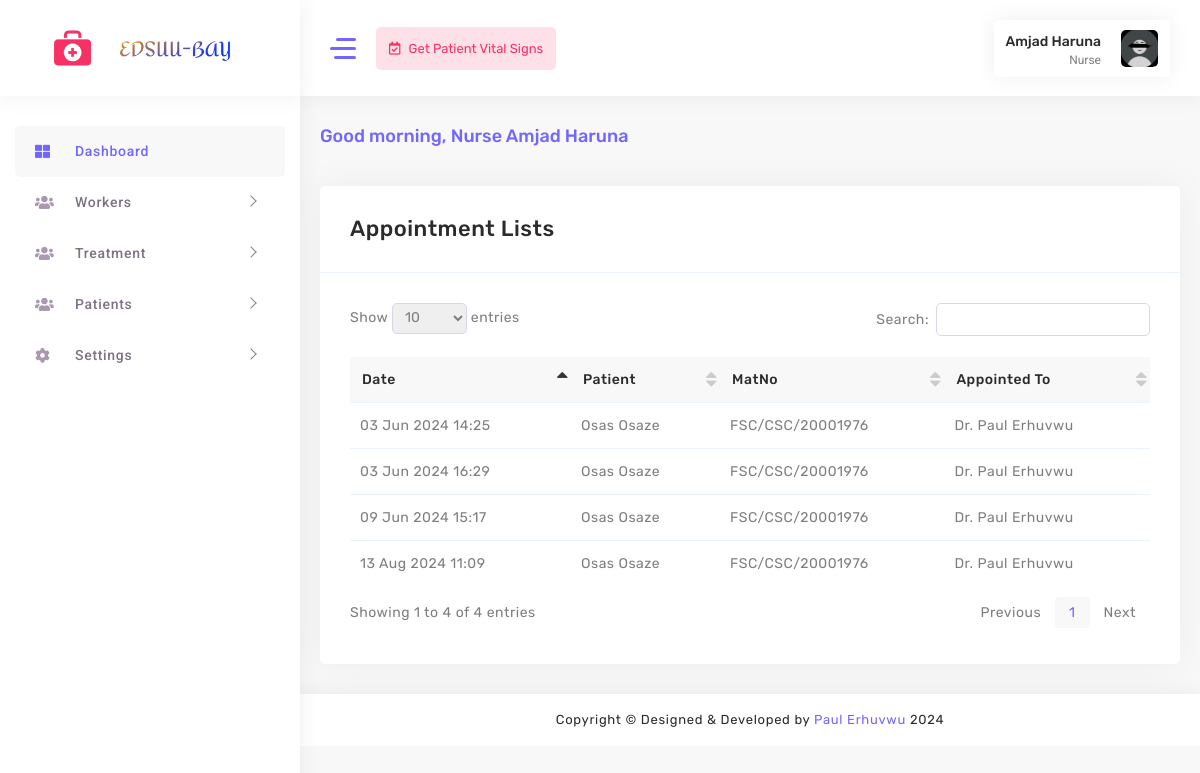
Screenshot of /nurse/ (signed in) with the database file from the repository.
### accounts/models.py (models this page shows, shortened)
class UserProfile(models.Model):
    USER_ROLES = (
        ('nurse', 'Nurse'),
        ('doctor', 'Doctor'),
    )
    user = models.OneToOneField(User, on_delete=models.CASCADE)
    email = models.EmailField(max_length=30)
    role = models.CharField(max_length=20, choices=USER_ROLES)
    phone_number = models.CharField(max_length=15)
    profile_picture = models.ImageField(upload_to='profile_pictures', blank=True, null=True)
    bio = models.TextField(blank=True, null=True)
    address = models.TextField(blank=True, null=True)
    birthday = models.DateField(blank=True, null=True)

class VitalSigns(models.Model):
    patient = models.ForeignKey(PatientProfile, on_delete=models.CASCADE)
    doctor = models.ForeignKey(UserProfile, on_delete=models.CASCADE)
    weight = models.CharField(max_length=10)
    blood_pressure = models.CharField(max_length=10)
    temperature = models.CharField(max_length=10)
    pulse = models.CharField(max_length=10)
    created_at = models.DateTimeField(auto_now_add=True)  # This field will store the time when the vital sign was created
    status = models.CharField(max_length=20, default='Not Started')  # Add this field

class PatientProfile(models.Model):
    first_name = models.CharField(max_length=100)
    last_name = models.CharField(max_length=100)
    matriculation_number = models.CharField(max_length=20, unique=True)
    email = models.EmailField()
    mobile_no = models.CharField(max_length=11)
    birthday = models.DateField()
    marital_status = models.CharField(max_length=20, choices=[('Married', 'Married'), ('Unmarried', 'Unmarried')])
    sex = models.CharField(max_length=10, choices=[('Male', 'Male'), ('Female', 'Female')])
    blood_group = models.CharField(max_length=5, choices=[('A+', 'A+'), ('A-', 'A-'), ('B+', 'B+'), ('B-', 'B-'), ('O+', 'O+'), ('O-', 'O-'), ('AB+', 'AB+'), ('AB-', 'AB-')])
    genotype = models.CharField(max_length=2, choices=[('AA', 'AA'), ('AS', 'AS'), ('AC', 'AC'), ('SS', 'SS'), ('SC', 'SC')])
    address = models.TextField()
    patient_height = models.CharField(max_length=10)
    image = models.ImageField(upload_to='patients/', blank=True, null=True)
    mothers_number = models.CharField(max_length=11)
    fathers_number = models.CharField(max_length=11)

### accounts/views.py (the view)
# urls.py: path('nurse/', homenurse, name='homenurse'),
@login_required(login_url='/custom_login/')
@role_required('nurse')
def homenurse(request):
    patients = PatientProfile.objects.all()
    doctors = UserProfile.objects.filter(role='doctor')
    vital_signs = VitalSigns.objects.select_related('doctor', 'patient').all()  # Include related doctor and patient
    return render(request, 'nurse/nurse.html', {
        'patients': patients,
        'doctors': doctors,
        'vital_signs': vital_signs
    })

### accounts/views.py (called while the page is built)
def role_required(role):
    def decorator(view_func):
        @wraps(view_func)
        def _wrapped_view(request, *args, **kwargs):
            if request.user.is_authenticated:
                user_profile = UserProfile.objects.get(user=request.user)
                if user_profile.role == role:
                    return view_func(request, *args, **kwargs)
                else:
                    return redirect('error404')  # Update 'error404' with your actual URL name for the error page
            else:
                return redirect('login')
        return _wrapped_view
    return decorator

### accounts/templates/nurse/nurse.html (shortened to what this page needs)
{% load static %}
<!DOCTYPE html>
<html lang="en">
<head>
    <link rel="stylesheet" href="{% static 'assets/main/css/fonts.css' %}">
    <link rel="stylesheet" href="{% static 'assets/main/css/style.css' %}">
</head>
<body>
    <div id="main-wrapper" class="show">
        <aside class="left-panel nicescroll-box">
            <nav class="navigation">
                <ul class="list-unstyled main-menu">
                    <li class="has-submenu active">
                        <a href="{% url 'homenurse' %}">
                            <i class="fas fa-th-large"></i>
                            <span class="nav-label">Dashboard</span>
                        </a>
                    </li>
                    <li class="has-submenu">
                        <a href="javascript:void()" class="has-arrow mm-collapsed">
                            <i class="fas fa-users"></i>
                            <span class="nav-label">Workers</span>
                        </a>
                    </li>
                    <li class="has-submenu">
                        <a href="javascript:void()" class="has-arrow mm-collapsed">
                            <i class="fas fa-users"></i>
                            <span class="nav-label">Treatment</span>
                        </a>
                    </li>
                    <li class="has-submenu">
                        <a href="javascript:void()" class="has-arrow mm-collapsed">
                            <i class="fas fa-users"></i>
                            <span class="nav-label">Patients</span>
                        </a>
                    </li>
                    <li class="has-submenu">
                        <a href="javascript:void()" class="has-arrow mm-collapsed">
                            <i class="fas fa-cog"></i>
                            <span class="nav-label">Settings</span>
                        </a>
                    </li>
                </ul>
            </nav>
        </aside>
        <div class="nav-header">
            <div class="brand-logo">
                <a href="#"> <img class="logo-tabib" src="{% static 'assets/images/download.png' %}" alt=""></a>
                <a href="#"><img class="brand-title" src="{% static 'assets/images/logo.png' %}" alt=""></a>
            </div>
        </div>
        <div class="header">
            <header class="top-head container-fluid">
                <div class="nav-control">
                    <div class="hamburger">
                        <span class="line"></span><span class="line"></span><span class="line"></span>
                    </div>
                    <div class="left-header content-header__menu">
                        <ul class="list-unstyled">
                            <li class="nav-link btn">
                                <a href="{% url 'vitals' %}"><i class="far fa-calendar-check"></i> <span>Get Patient Vital Signs</span> </a>
                            </li>
                        </ul>
                    </div>
                </div>
                <div class="header-right">
                    <div class="my-account-wrapper widget-7">
                        <div class="account-wrapper">
                            <div class="account-control">
                                <a class="login header-profile" href="#" title="Sign in">
                                    <div class="header-info">
                                        <span style="text-transform: capitalize;">{{ user.get_full_name }}</span>
                                        <small>{{ user.userprofile.get_role_display }}</small>
                                    </div>
                                    <img src="{% if user.userprofile.profile_picture %}{{ user.userprofile.profile_picture.url }}{% else %}{% static 'assets/images/profile.jpg' %}{% endif %}" alt="Profile Picture">
                                </a>
                            </div>
                        </div>
                    </div>
                </div>
            </header>
        </div>
        <div class="content-body">
            <div class="warper container-fluid">
                <div class="row page-titles mx-0">
                    <div class="col-lg-12 p-md-0">
                        <h4 class="text-primary">Good morning, <span class="names" style="text-transform: capitalize;">Nurse {{ user.get_full_name }}</span></h4>
                    </div>
                </div>
                <div class="new-patients main_container">
                    <div class="row">
                        <div class="col-md-12">
                            <div class="card shadow">
                                <div class="card-header">
                                    <h4 class="card-title">Appointment Lists</h4>
                                </div>
                                <div class="card-body">
                                    <div class="table-responsive">
                                        <table id="example1" class="display nowrap">
                                            <thead>
                                                <tr>
                                                    <th>Date</th>
                                                    <th>Patient</th>
                                                    <th>MatNo</th>
                                                    <th>Appointed To</th>
                                                </tr>
                                            </thead>
                                            <tbody>
                                                {% for vital in vital_signs %}
                                                <tr>
                                                    <td>{{ vital.created_at|date:"d M Y H:i" }}</td>
                                                    <td style="text-transform: capitalize ;">{{ vital.patient.first_name }} {{ vital.patient.last_name }}</td>
                                                    <td style="text-transform: uppercase;">{{ vital.patient.matriculation_number }}</td>
                                                    <td>Dr. <span style="color: #000000; text-transform: capitalize;">{{ vital.doctor.user.first_name }} {{ vital.doctor.user.last_name }}</span></td>
                                                </tr>
                                                {% endfor %}
                                            </tbody>
                                        </table>
                                    </div>
                                </div>
                            </div>
                        </div>
                    </div>
                </div>
            </div>
        </div>
        <div class="footer">
            <div class="copyright">
                <p class="mb-0">Copyright © Designed &amp; Developed by <a href="#" target="_blank">Paul Erhuvwu</a>
                    2024
                </p>
            </div>
        </div>
    </div>
</body>
</html>

### rows the page displays
VitalSigns: created_at "03 Jun 2024 14:25", patient.first_name "Osas", patient.last_name "Osaze", patient.matriculation_number "FSC/CSC/20001976", doctor.user.first_name "Paul", doctor.user.last_name "Erhuvwu"
VitalSigns: created_at "03 Jun 2024 16:29", patient.first_name "Osas", patient.last_name "Osaze", patient.matriculation_number "FSC/CSC/20001976", doctor.user.first_name "Paul", doctor.user.last_name "Erhuvwu"
VitalSigns: created_at "09 Jun 2024 15:17", patient.first_name "Osas", patient.last_name "Osaze", patient.matriculation_number "FSC/CSC/20001976", doctor.user.first_name "Paul", doctor.user.last_name "Erhuvwu"
VitalSigns: created_at "13 Aug 2024 11:09", patient.first_name "Osas", patient.last_name "Osaze", patient.matriculation_number "FSC/CSC/20001976", doctor.user.first_name "Paul", doctor.user.last_name "Erhuvwu"

### other values shown
{{ user.get_full_name }} "Amjad Haruna"
{{ user.userprofile.get_role_display }} "Nurse"
